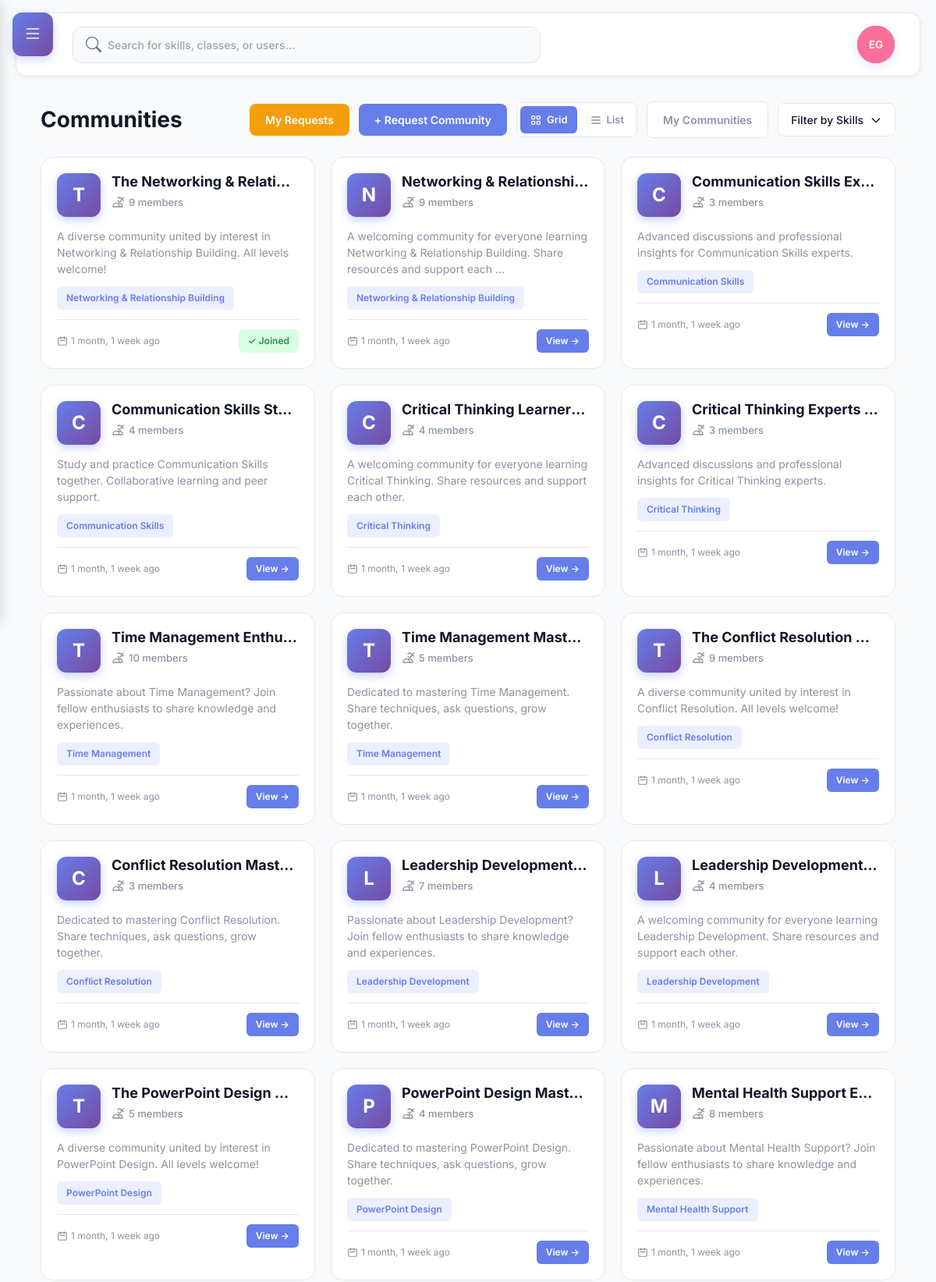
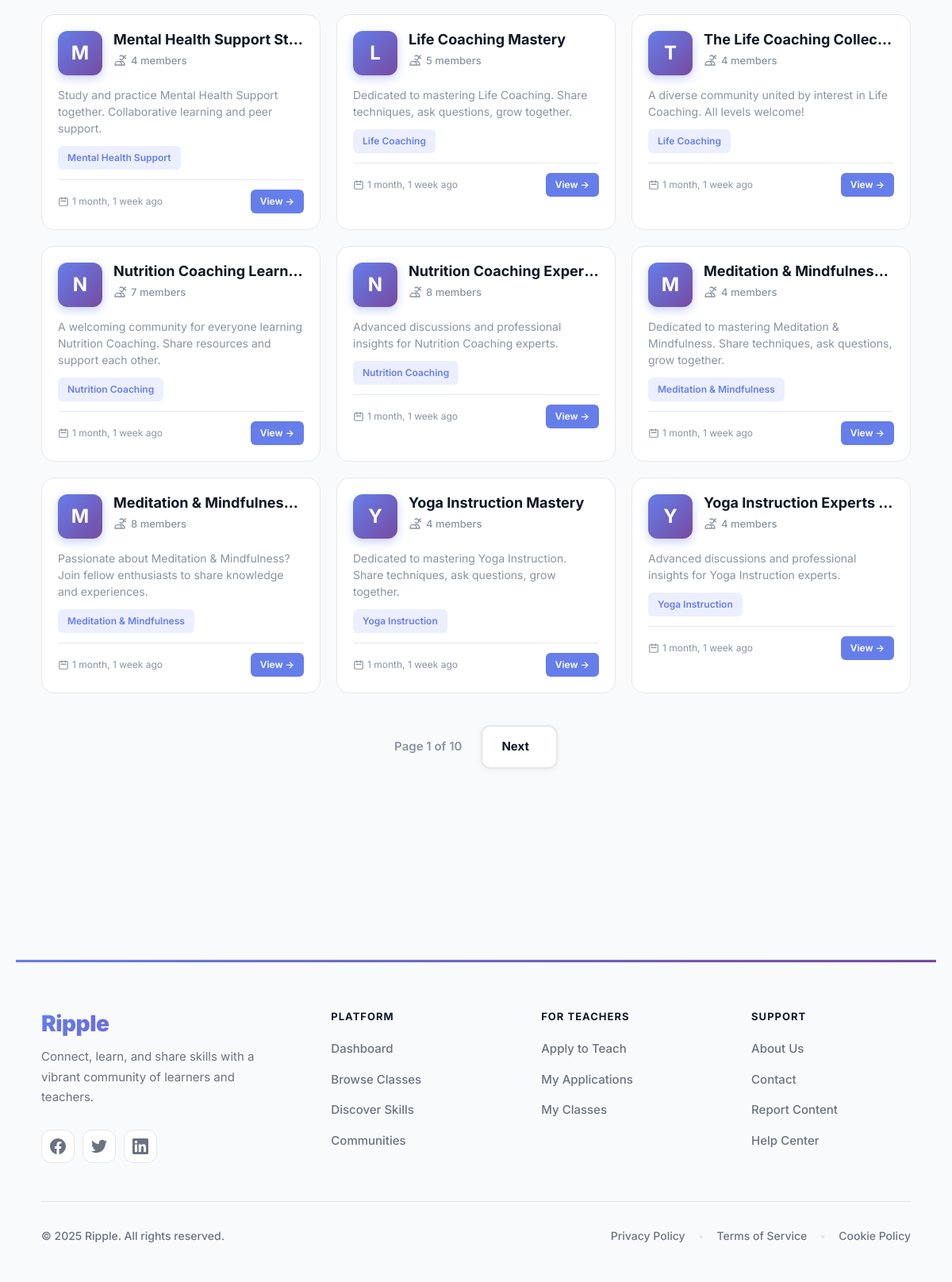
Page /communities/ (signed in) on the committed database (2 pictures, top to bottom).
### communities/models.py (models this page shows, shortened)
class Community(models.Model):
    name = models.CharField(max_length=140)
    skill = models.ForeignKey(Skill, on_delete=models.CASCADE)
    description = models.TextField(blank=True)
    members = models.ManyToManyField(settings.AUTH_USER_MODEL, related_name='communities', blank=True)
    created_at = models.DateTimeField(auto_now_add=True, null=True, blank=True)
    updated_at = models.DateTimeField(auto_now=True, null=True, blank=True)
    creator = models.ForeignKey(settings.AUTH_USER_MODEL, on_delete=models.SET_NULL, null=True, blank=True, related_name='created_communities')
    is_approved = models.BooleanField(default=True)  # For admin approval system
    class Meta:
        verbose_name_plural = 'Communities'
        ordering = ['-created_at']

### skills/models.py (models this page shows, shortened)
class Skill(models.Model):
    name = models.CharField(max_length=120, unique=True)
    description = models.TextField(blank=True)

### communities/views.py (the view)
# urls.py: path('', views.CommunitiesListView.as_view(), name='communities'),
class CommunitiesListView(ListView):
    template_name = 'communities/communities.html'
    context_object_name = 'communities'
    paginate_by = 24
    def get_queryset(self):
        skill_param = self.request.GET.get('skill', '')
        filter_type = self.request.GET.get('filter', 'all')  # 'all' or 'my'
        communities = Community.objects.filter(
            is_approved=True
        ).select_related(
            'skill', 'creator'
        ).prefetch_related(
            'members'
        )
        if skill_param and skill_param != 'all':
            selected_skills = [s.strip() for s in skill_param.split(',') if s.strip()]
            if selected_skills:
                communities = communities.filter(skill__id__in=selected_skills)
        if filter_type == 'my' and self.request.user.is_authenticated:
            communities = communities.filter(members=self.request.user)
        communities = communities.order_by('-created_at')
        return communities
    def get_context_data(self, **kwargs):
        context = super().get_context_data(**kwargs)
        skill_param = self.request.GET.get('skill', '')
        filter_type = self.request.GET.get('filter', 'all')
        selected_skills = []
        if skill_param and skill_param != 'all':
            selected_skills = [s.strip() for s in skill_param.split(',') if s.strip()]
        context['skills'] = Skill.objects.all().order_by('name')
        context['selected_skills'] = selected_skills
        context['filter_type'] = filter_type
        return context

### skills/templatetags/skills_tags.py (called while the page is built)
@register.simple_tag(takes_context=True)
def pending_trade_offers_count(context):
    request = context.get('request')
    if not request or not request.user.is_authenticated:
        return 0
    return ClassTradeOffer.objects.filter(
        receiver=request.user,
        status=ClassTradeOffer.PENDING
    ).count()

### users/context_processors.py (called while the page is built)
def recaptcha_site_key(request):
    return {
        'RECAPTCHA_SITE_KEY': getattr(settings, 'RECAPTCHA_SITE_KEY', '')
    }

def unread_messages_count(request):
    unread_count = 0
    if request.user.is_authenticated:
        from chat.models import MessageStatus
        unread_count = MessageStatus.objects.filter(
            user=request.user,
            is_read=False
        ).exclude(
            message__sender=request.user
        ).count()
    return {
        'unread_messages_count': unread_count
    }

### users/templatetags/user_tags.py (called while the page is built)
def get_avatar_color(user):
    hash_value = int(hashlib.md5(user.username.encode()).hexdigest(), 16)
    color_index = hash_value % len(AVATAR_COLORS)
    return AVATAR_COLORS[color_index]

@register.inclusion_tag('users/user_avatar.html', takes_context=False)
def user_avatar(user, size='medium', css_class=''):
    has_avatar = user.profile.avatar if hasattr(user, 'profile') else False
    first_name = user.first_name or ''
    last_name = user.last_name or ''
    if first_name and last_name:
        initials = f"{first_name[0]}{last_name[0]}".upper()
    elif first_name:
        initials = first_name[0].upper()
    elif last_name:
        initials = last_name[0].upper()
    else:
        initials = user.username[0].upper() if user.username else '?'
    avatar_color = get_avatar_color(user)
    return {
        'user': user,
        'has_avatar': has_avatar,
        'avatar_url': user.profile.avatar.url if has_avatar else None,
        'initials': initials,
        'avatar_color': avatar_color,
        'size': size,
        'css_class': css_class,
    }

### communities/templates/communities/communities.html (shortened to what this page needs)
{% extends 'base.html' %}
{% block content %}
<div class="communities-header" data-aos="fade-down">
    <h2>Communities</h2>
    <div class="header-actions">
        {% if user.is_authenticated %}
            <a href="{% url 'communities:my_requests' %}" class="btn-request" style="background: #f59e0b;">
                 My Requests
            </a>
            <a href="{% url 'communities:request_community' %}" class="btn-request">
                + Request Community
            </a>
        {% endif %}
        <div class="layout-toggle">
            <button type="button" id="gridBtn" class="layout-btn active">
                Grid
            </button>
            <button type="button" id="listBtn" class="layout-btn">
                <svg fill="none" stroke="currentColor" viewBox="0 0 24 24">
                    <path stroke-linecap="round" stroke-linejoin="round" stroke-width="2" d="M4 6h16M4 12h16M4 18h16"></path>
                </svg>
                List
            </button>
        </div>
        <form method="get" id="filterForm" style="display: flex; gap: 12px; align-items: center;" data-aos="fade-left" data-aos-delay="100">
            {% if user.is_authenticated %}
            <div class="filter-tabs">
                <a href="?{% if filter_type == 'my' %}filter=all{% else %}filter=my{% endif %}{% if selected_skills %}&skill={{ selected_skills|join:',' }}{% endif %}"
                   class="filter-tab {% if filter_type == 'my' %}active{% endif %}">
                    My Communities
                </a>
            </div>
            {% endif %}
            <div class="skill-filter-wrapper" data-aos="fade-right" data-aos-delay="200">
                <button type="button" id="skillFilterButton" class="skill-filter-button">
                    <span>Filter by Skills</span>
                    <svg fill="none" stroke="currentColor" viewBox="0 0 24 24">
                        <path stroke-linecap="round" stroke-linejoin="round" stroke-width="2" d="M19 9l-7 7-7-7"></path>
                    </svg>
                </button>
            </div>
        </form>
    </div>
</div>
{% if communities %}
    <div id="communitiesContainer" class="communities-grid layout-grid" data-aos="fade-up" data-aos-delay="300">
        {% for c in communities %}
        <a href="{% url 'communities:community_detail' c.pk %}" class="community-card" data-aos="fade-up" data-aos-delay="{% widthratio forloop.counter0 1 50 %}" data-aos-duration="500">
            <div class="community-header">
                <div class="community-avatar">
                    {{ c.name|first|upper }}
                </div>
                <div class="community-info">
                    <h3 class="community-name">{{ c.name }}</h3>
                    <div class="community-members">
                        <svg fill="none" stroke="currentColor" viewBox="0 0 24 24">
                            <path stroke-linecap="round" stroke-linejoin="round" stroke-width="2" d="M12 4.354a4 4 0 110 5.292M15 21H3v-1a6 6 0 0112 0v1zm0 0h6v-1a6 6 0 00-9-5.197m13.5-9a2.5 2.5 0 11-5 0 2.5 2.5 0 015 0z"></path>
                        </svg>
                        <span>{{ c.members.count }} member{{ c.members.count|pluralize }}</span>
                    </div>
                </div>
            </div>
            <div class="community-content">
                <div class="community-main-info">
                    {% if c.description %}
                    <p class="community-description">{{ c.description|truncatewords:15 }}</p>
                    {% else %}
                    <p class="community-description">A community for {{ c.skill.name }} enthusiasts.</p>
                    {% endif %}
                    <span class="community-skill-tag">{{ c.skill.name }}</span>
                </div>
                <div class="community-stats">
                    <div class="community-footer">
                        <div class="community-date">
                            <svg fill="none" stroke="currentColor" viewBox="0 0 24 24">
                                <path stroke-linecap="round" stroke-linejoin="round" stroke-width="2" d="M8 7V3m8 4V3m-9 8h10M5 21h14a2 2 0 002-2V7a2 2 0 00-2-2H5a2 2 0 00-2 2v12a2 2 0 002 2z"></path>
                            </svg>
                            <span>{% if c.created_at %}{{ c.created_at|timesince }} ago{% else %}Recently{% endif %}</span>
                        </div>
                        {% if user in c.members.all %}
                            <span class="badge-joined">✓ Joined</span>
                        {% else %}
                            <span class="badge-view">View →</span>
                        {% endif %}
                    </div>
                </div>
            </div>
        </a>
        {% endfor %}
    </div>
    {% if is_paginated %}
    <div class="pagination-wrapper" data-aos="fade-up">
      <span class="pagination-info">Page {{ page_obj.number }} of {{ page_obj.paginator.num_pages }}</span>
      {% if page_obj.has_next %}
        <a href="?page={{ page_obj.next_page_number }}{% if request.GET.filter %}&filter={{ request.GET.filter }}{% endif %}{% if request.GET.skill %}&skill={{ request.GET.skill }}{% endif %}" class="pagination-btn">
          Next
        </a>
      {% endif %}
    </div>
    {% endif %}
{% endif %}
{% endblock %}

### static/css/main.css (style rules this page uses)
:root { --bg:#f6f7f9;--card:#f0f1f3;--sidebar:#233455;--sidebarText:#e6ecf5;--text:#121417;--muted:#8b93a1;--brand:#4a67ff }
* { box-sizing:border-box }
html,body { margin:0;padding:0;font-family:Inter,system-ui,-apple-system,Segoe UI,Roboto,Arial,sans-serif;color:var(--text);background:var(--bg) }

### templates/base.html (style rules this page uses)
:root { --sidebar-width: 280px; --collision-breakpoint: 1200px; --brand: #667eea; --brand-hover: #5a77ff; --brand-gradient: linear-gradient(135deg, #667eea 0%, #764ba2 100%); --text: #111827; --text-light: #6b7280; --card: #ffffff; --background: #f9fafb; --border: #e5e7eb; --sidebar-bg: #1f2937; --sidebar-hover: #374151; }
* { font-family: 'Inter', -apple-system, BlinkMacSystemFont, sans-serif; -webkit-font-smoothing: antialiased; -moz-osx-font-smoothing: grayscale; }
body { background: var(--background); }

### rows in the picture
Community: name|first "T", name "The Networking & Relati…", members.count "9", description "A diverse community united by interest in Networking & Relationship Building. All levels welcome!", skill.name "Networking & Relationship Building", created_at "1 month, 1 week", shows "✓ Joined"
Community: name|first "N", name "Networking & Relationshi…", members.count "9", description "A welcoming community for everyone learning Networking & Relationship Building. Share resources and support each …", skill.name "Networking & Relationship Building", created_at "1 month, 1 week", shows "View →"
Community: name|first "C", name "Communication Skills Ex…", members.count "3", description "Advanced discussions and professional insights for Communication Skills experts.", skill.name "Communication Skills", created_at "1 month, 1 week", shows "View →"
Community: name|first "C", name "Communication Skills St…", members.count "4", description "Study and practice Communication Skills together. Collaborative learning and peer support.", skill.name "Communication Skills", created_at "1 month, 1 week", shows "View →"
Community: name|first "C", name "Critical Thinking Learner…", members.count "4", description "A welcoming community for everyone learning Critical Thinking. Share resources and support each other.", skill.name "Critical Thinking", created_at "1 month, 1 week", shows "View →"
Community: name|first "C", name "Critical Thinking Experts…", members.count "3", description "Advanced discussions and professional insights for Critical Thinking experts.", skill.name "Critical Thinking", created_at "1 month, 1 week", shows "View →"
Community: name|first "T", name "Time Management Enthu…", members.count "10", description "Passionate about Time Management? Join fellow enthusiasts to share knowledge and experiences.", skill.name "Time Management", created_at "1 month, 1 week", shows "View →"
Community: name|first "T", name "Time Management Mastery", members.count "5", description "Dedicated to mastering Time Management. Share techniques, ask questions, grow together.", skill.name "Time Management", created_at "1 month, 1 week", shows "View →"
Community: name|first "T", name "The Conflict Resolution…", members.count "9", description "A diverse community united by interest in Conflict Resolution. All levels welcome!", skill.name "Conflict Resolution", created_at "1 month, 1 week", shows "View →"
Community: name|first "C", name "Conflict Resolution Mast…", members.count "3", description "Dedicated to mastering Conflict Resolution. Share techniques, ask questions, grow together.", skill.name "Conflict Resolution", created_at "1 month, 1 week", shows "View →"
Community: name|first "L", name "Leadership Development…", members.count "7", description "Passionate about Leadership Development? Join fellow enthusiasts to share knowledge and experiences.", skill.name "Leadership Development", created_at "1 month, 1 week", shows "View →"
Community: name|first "L", name "Leadership Development…", members.count "4", description "A welcoming community for everyone learning Leadership Development. Share resources and support each other.", skill.name "Leadership Development", created_at "1 month, 1 week", shows "View →"
Community: name|first "T", name "The PowerPoint Design…", members.count "5", description "A diverse community united by interest in PowerPoint Design. All levels welcome!", skill.name "PowerPoint Design", created_at "1 month, 1 week", shows "View →"
Community: name|first "P", name "PowerPoint Design Mast…", members.count "4", description "Dedicated to mastering PowerPoint Design. Share techniques, ask questions, grow together.", skill.name "PowerPoint Design", created_at "1 month, 1 week", shows "View →"
Community: name|first "M", name "Mental Health Support E…", members.count "8", description "Passionate about Mental Health Support? Join fellow enthusiasts to share knowledge and experiences.", skill.name "Mental Health Support", created_at "1 month, 1 week", shows "View →"
Community: name|first "M", name "Mental Health Support St…", members.count "4", description "Study and practice Mental Health Support together. Collaborative learning and peer support.", skill.name "Mental Health Support", created_at "1 month, 1 week", shows "View →"
Community: name|first "L", name "Life Coaching Mastery", members.count "5", description "Dedicated to mastering Life Coaching. Share techniques, ask questions, grow together.", skill.name "Life Coaching", created_at "1 month, 1 week", shows "View →"
Community: name|first "T", name "The Life Coaching Collec…", members.count "4", description "A diverse community united by interest in Life Coaching. All levels welcome!", skill.name "Life Coaching", created_at "1 month, 1 week", shows "View →"
Community: name|first "N", name "Nutrition Coaching Learn…", members.count "7", description "A welcoming community for everyone learning Nutrition Coaching. Share resources and support each other.", skill.name "Nutrition Coaching", created_at "1 month, 1 week", shows "View →"
Community: name|first "N", name "Nutrition Coaching Exper…", members.count "8", description "Advanced discussions and professional insights for Nutrition Coaching experts.", skill.name "Nutrition Coaching", created_at "1 month, 1 week", shows "View →"
Community: name|first "M", name "Meditation & Mindfulnes…", members.count "4", description "Dedicated to mastering Meditation & Mindfulness. Share techniques, ask questions, grow together.", skill.name "Meditation & Mindfulness", created_at "1 month, 1 week", shows "View →"
Community: name|first "M", name "Meditation & Mindfulnes…", members.count "8", description "Passionate about Meditation & Mindfulness? Join fellow enthusiasts to share knowledge and experiences.", skill.name "Meditation & Mindfulness", created_at "1 month, 1 week", shows "View →"
Community: name|first "Y", name "Yoga Instruction Mastery", members.count "4", description "Dedicated to mastering Yoga Instruction. Share techniques, ask questions, grow together.", skill.name "Yoga Instruction", created_at "1 month, 1 week", shows "View →"
Community: name|first "Y", name "Yoga Instruction Experts…", members.count "4", description "Advanced discussions and professional insights for Yoga Instruction experts.", skill.name "Yoga Instruction", created_at "1 month, 1 week", shows "View →"

### other values in the picture
{{ initials }} "EG"
{{ page_obj.number }} "1"
{{ page_obj.paginator.num_pages }} "10"
